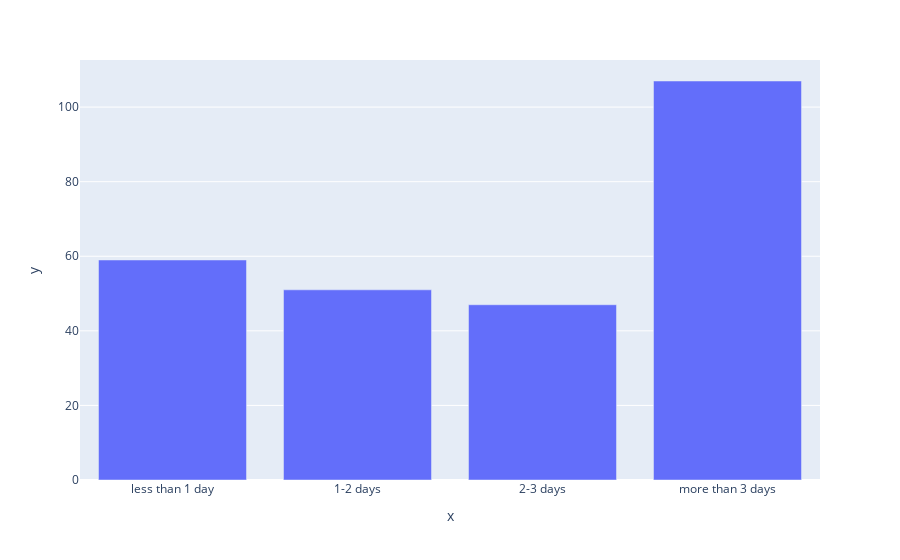

Notebook cell for this chart:
### Code cell
a

### Figure 1 — Plotly figure (JSON) as saved in the notebook; plotly's stock layout.template omitted (floating-point values rounded to 4 significant figures)
{"data": [{"alignmentgroup": "True", "hovertemplate": "x=%{x}<br>y=%{y}<extra></extra>", "legendgroup": "", "marker": {"color": "#636efa"}, "name": "", "offsetgroup": "", "orientation": "v", "showlegend": false, "textposition": "auto", "type": "bar", "x": ["less than 1 day", "1-2 days", "2-3 days", "more than 3 days"], "xaxis": "x", "y": [59, 51, 47, 107], "yaxis": "y"}], "layout": {"barmode": "relative", "legend": {"tracegroupgap": 0}, "margin": {"t": 60}, "xaxis": {"anchor": "y", "domain": [0, 1], "title": {"text": "x"}}, "yaxis": {"anchor": "x", "domain": [0, 1], "title": {"text": "y"}}}}
